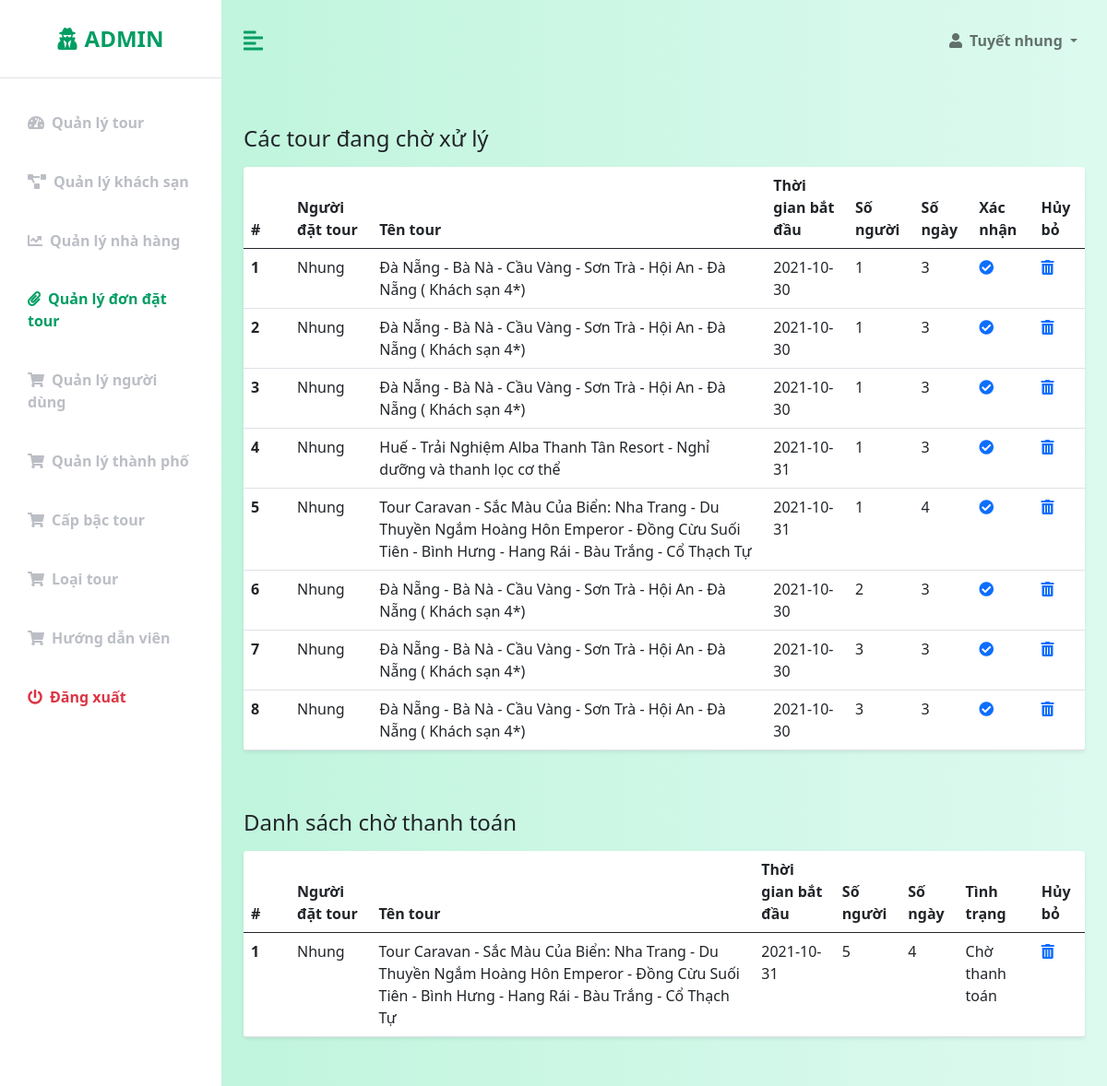
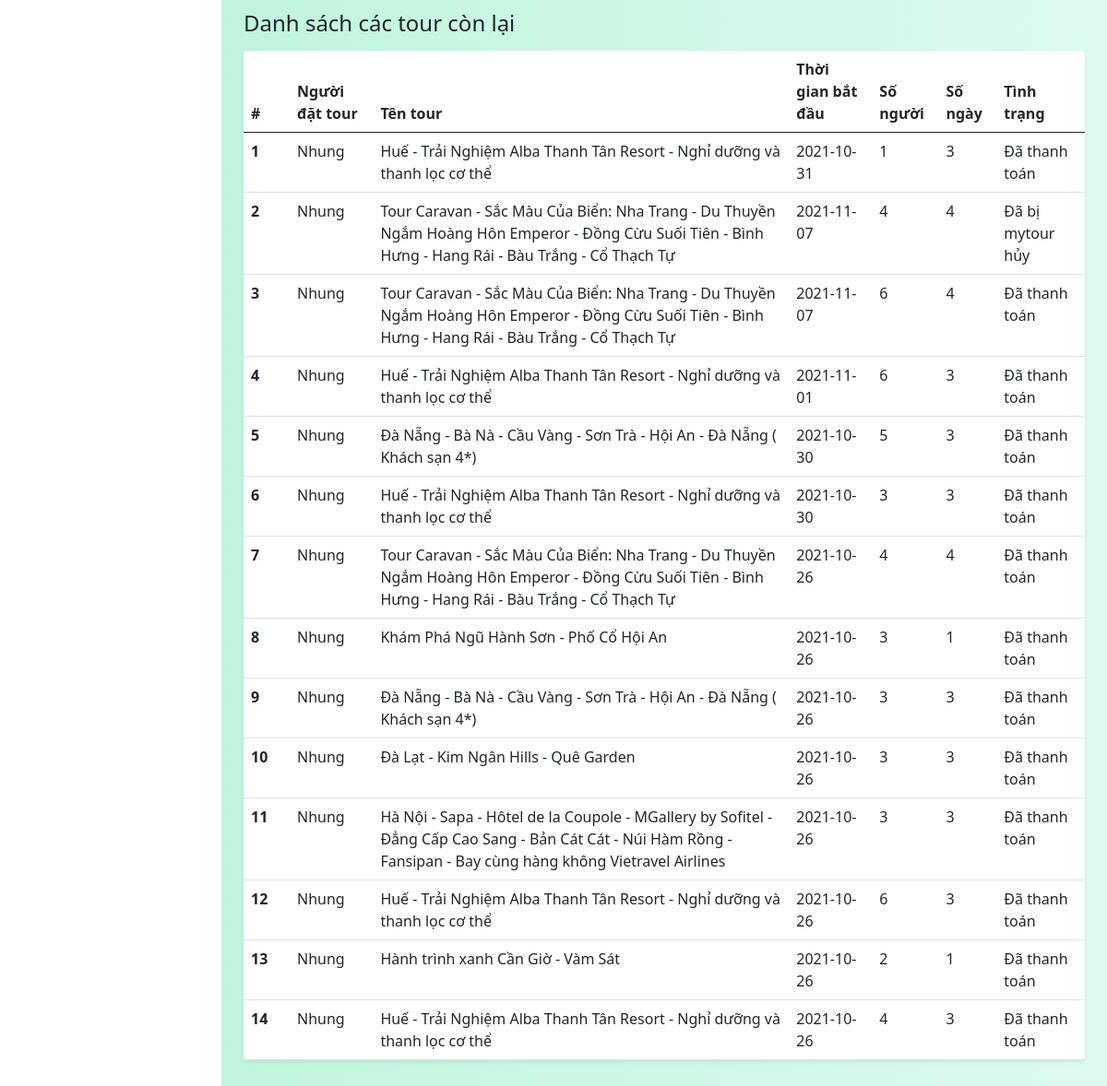
/admin/QLDDTour.php, run on an earlier commit of the app's database (2 pictures, top to bottom).
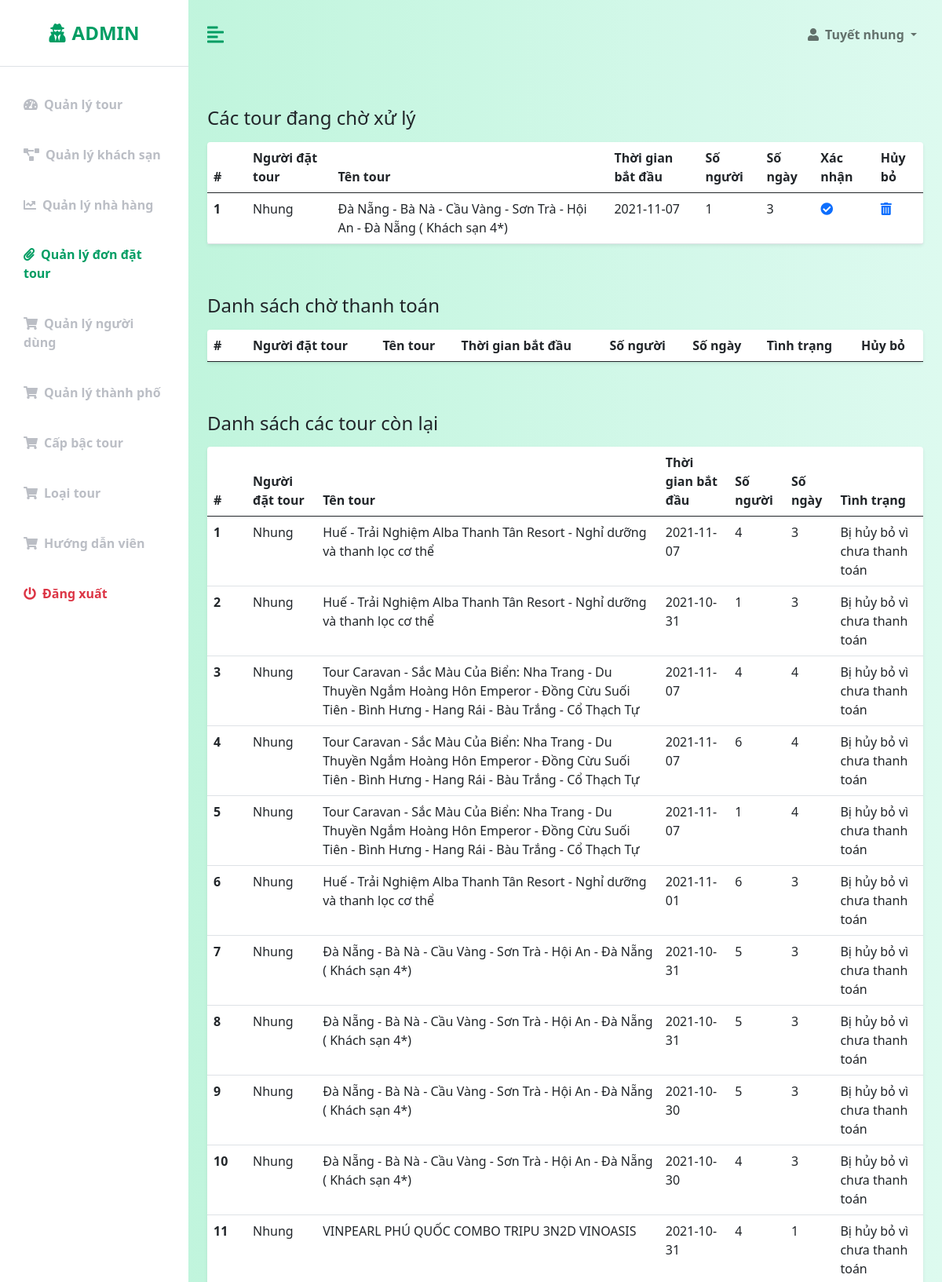
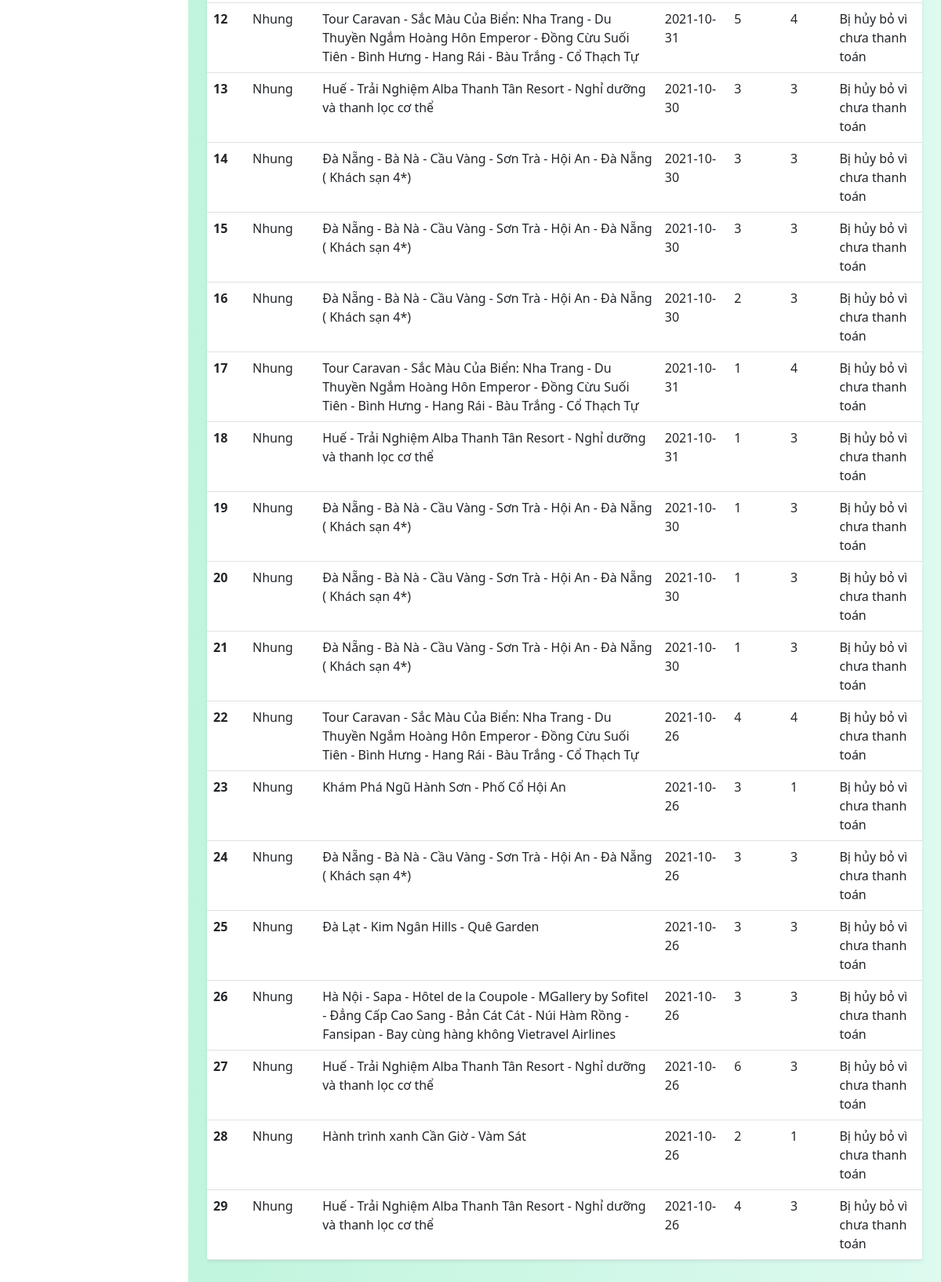
And on a later commit of the database (2 pictures, top to bottom).
### tables this page shows
CREATE TABLE `orders` (
  `order_id` int(50) NOT NULL,
  `customer_id` int(50) NOT NULL,
  `tour_id` int(50) NOT NULL,
  `start_time` date NOT NULL,
  `people` int(10) NOT NULL,
  `validation` int(1) NOT NULL,
  `payment` int(1) NOT NULL,
  `date_created` datetime NOT NULL DEFAULT current_timestamp()
);

CREATE TABLE `customers` (
  `customer_id` int(11) NOT NULL,
  `user_name` varchar(50) NOT NULL,
  `password` varchar(50) NOT NULL,
  `email` varchar(50) NOT NULL,
  `birthday` datetime NOT NULL,
  `phone_number` varchar(10) NOT NULL,
  `name` varchar(50) NOT NULL,
  `gender` int(1) NOT NULL,
  `status` int(1) NOT NULL,
  `code` varchar(32) NOT NULL,
  `is_admin` int(10) NOT NULL,
  `date_created` datetime NOT NULL DEFAULT current_timestamp()
);

CREATE TABLE `tours` (
  `tour_id` int(11) NOT NULL,
  `tour_name` varchar(255) NOT NULL,
  `description` varchar(5000) DEFAULT NULL,
  `places` varchar(500) NOT NULL,
  `day_count` int(11) NOT NULL,
  `res_id` int(11) DEFAULT NULL,
  `hotel_id` int(11) DEFAULT NULL,
  `price_per_person` int(11) NOT NULL,
  `image_1` varchar(255) NOT NULL,
  `image_2` varchar(255) NOT NULL,
  `image_3` varchar(255) NOT NULL,
  `image_4` varchar(255) NOT NULL,
  `city_id` int(11) NOT NULL,
  `tour_guide_id` int(11) DEFAULT NULL,
  `tour_type_id` int(10) NOT NULL,
  `tour_rank_id` int(10) NOT NULL,
  `travel_schedule` text DEFAULT NULL,
  `max` int(11) NOT NULL DEFAULT 6
);

### config/database-function.php (called while the page is built, shortened)
<?php
    require_once('database-connection.php');
    function simpleQuery($sql, bool $isGet = true, $params = []){
        global $conn;
        $stmt = $conn -> prepare($sql);
        if(count($params) > 0){
            $types = '';
            foreach($params as $v){
                if(is_int($v)){
                    $types = $types.'i';
                }else if(is_double($v)){
                    $types = $types.'d';
                }else{
                    $types = $types.'s';
                }
            }
            $values = array_values($params);
            $stmt -> bind_param($types, ...$values);
        }
        $stmt -> execute();
        if($isGet){
            $record = $stmt -> get_result() -> fetch_all(MYSQLI_ASSOC);
            return $record;
        }else{
            return $stmt;
        }
    }
?>

### admin/QLDDTour.php (the view, shortened to what the changed rows need)
<?php
    require('templates-admin/header.php');
?>
            <div class="container-fluid px-4">
                <div class="row my-5">
                    <div class="col">
                        <table class="table bg-white rounded shadow-sm  table-hover">
                            <thead>
                                <tr>
                                    <th scope="col" width="50">#</th>
                                    <th scope="col">Người đặt tour</th>
                                    <th scope="col">Tên tour</th>
                                    <th scope="col">Thời gian bắt đầu</th>
                                    <th scope="col">Số người</th>
                                    <th scope="col">Số ngày</th>
                                    <th scope="col">Xác nhận</th>
                                    <th scope="col">Hủy bỏ</th>
                                </tr>
                            </thead>
                            <tbody>
                                <?php
                                    $sql = "select * from orders, tours, customers where orders.customer_id = customers.customer_id and orders.tour_id = tours.tour_id and orders.validation = 0";
                                    $rows = simpleQuery($sql);
                                    $i = 1;
                                    foreach($rows as $row){
                                        echo '
                                            <tr>
                                                <th scope="row">'.$i.'</th>
                                                <td>'.$row["user_name"].'</td>
                                                <td>'.$row["tour_name"].'</td>
                                                <td>'.$row["start_time"].'</td>
                                                <td>'.$row["people"].'</td>
                                                <td>'.$row["day_count"].'</td>
                                                <td><a href="QLDDTour.php?val=&order_id='.$row["order_id"].'" id="check_tick"><i class="fas fa-check-circle"></i></a></td>
                                                <td><a href="QLDDTour.php?cancel=&order_id='.$row["order_id"].'"><i class="fas fa-trash-alt"></i></a></td>
                                            </tr>
                                        ';
                                        $i++;
                                    }
                                ?>
                            </tbody>
                        </table>
                    </div>
                </div>
                <div class="row my-5">
                    <div class="col">
                        <table class="table bg-white rounded shadow-sm  table-hover">
                            <thead>
                                <tr>
                                    <th scope="col" width="50">#</th>
                                    <th scope="col">Người đặt tour</th>
                                    <th scope="col">Tên tour</th>
                                    <th scope="col">Thời gian bắt đầu</th>
                                    <th scope="col">Số người</th>
                                    <th scope="col">Số ngày</th>
                                    <th scope="col">Tình trạng</th>
                                    <th scope="col">Hủy bỏ</th>
                                </tr>
                            </thead>
                            <tbody>
                                <?php
                                    $sql = "select * from orders, tours, customers where orders.customer_id = customers.customer_id and orders.tour_id = tours.tour_id and orders.validation = 1 and orders.payment = 0 order by orders.order_id desc";
                                    $rows = simpleQuery($sql);
                                    $i = 1;
                                    foreach($rows as $row){
                                        echo '
                                            <tr>
                                                <th scope="row">'.$i.'</th>
                                                <td>'.$row["user_name"].'</td>
                                                <td>'.$row["tour_name"].'</td>
                                                <td>'.$row["start_time"].'</td>
                                                <td>'.$row["people"].'</td>
                                                <td>'.$row["day_count"].'</td>
                                                <td>Chờ thanh toán</td>
                                                <td><a href="QLDDTour.php?cancel=&order_id='.$row["order_id"].'"><i class="fas fa-trash-alt"></i></a></td>
                                            </tr>
                                        ';
                                        $i++;
                                    }
                                ?>
                            </tbody>
                        </table>
                    </div>
                </div>
                <div class="row my-5">
                    <div class="col">
                        <table class="table bg-white rounded shadow-sm  table-hover">
                            <thead>
                                <tr>
                                    <th scope="col" width="50">#</th>
                                    <th scope="col">Người đặt tour</th>
                                    <th scope="col">Tên tour</th>
                                    <th scope="col">Thời gian bắt đầu</th>
                                    <th scope="col">Số người</th>
                                    <th scope="col">Số ngày</th>
                                    <th scope="col">Tình trạng</th>
                                </tr>
                            </thead>
                            <tbody>
                                <?php
                                    $sql = "select * from orders, tours, customers where orders.customer_id = customers.customer_id and orders.tour_id = tours.tour_id and orders.validation > 0 and orders.payment > 0 order by orders.order_id desc";
                                    $rows = simpleQuery($sql);
                                    $i = 1;
                                    foreach($rows as $row){
                                        echo '
                                            <tr>
                                                <th scope="row">'.$i.'</th>
                                                <td>'.$row["user_name"].'</td>
                                                <td>'.$row["tour_name"].'</td>
                                                <td>'.$row["start_time"].'</td>
                                                <td>'.$row["people"].'</td>
                                                <td>'.$row["day_count"].'</td>
                                                <td>';
                                                    if($row["validation"] == 0){
                                                        echo "Đang chờ mytour xử lý";
                                                    }else if($row["validation"] == 2){
                                                        echo "Đã bị mytour hủy";
                                                    }else{
                                                        if($row["payment"] == 0){
                                                            echo "Chưa thanh toán";
                                                        }else if($row["payment"] == 1){
                                                            echo "Đã thanh toán";
                                                        }else{
                                                            echo "Bị hủy bỏ vì chưa thanh toán";
                                                        }
                                                    }
                                                echo '</td>
                                            </tr>
                                        ';
                                        $i++;
                                    }
                                ?>
                            </tbody>
                        </table>
                    </div>
                </div>
<?php
    include('templates-admin/footer.php')
?>

What changed in the data, as far as the page shows it:
added orders: customer.user_name "Nhung", tour.tour_name "Đà Nẵng - Bà Nà - Cầu Vàng - Sơn Trà - Hội An - Đà Nẵng ( Khách sạn 4*)", start_time "2021-11-07", people "1", tour.day_count "3", shown under "Các tour đang chờ xử lý"
now on this page (row edited): orders: customer.user_name "Nhung", tour.tour_name "Huế - Trải Nghiệm Alba Thanh Tân Resort - Nghỉ dưỡng và thanh lọc cơ thể", start_time "2021-11-07", people "4", tour.day_count "3", validation "Bị hủy bỏ vì chưa thanh toán", shown under "Danh sách các tour còn lại"
changed orders (number 3 of 30 on the later page): payment "Đã thanh toán" → "Bị hủy bỏ vì chưa thanh toán"
changed orders (number 4 of 30 on the later page): validation "Đã bị mytour hủy" → "Bị hủy bỏ vì chưa thanh toán"
changed orders (number 5 of 30 on the later page): payment "Đã thanh toán" → "Bị hủy bỏ vì chưa thanh toán"
now on this page (row edited): orders: customer.user_name "Nhung", tour.tour_name "Tour Caravan - Sắc Màu Của Biển: Nha Trang - Du Thuyền Ngắm Hoàng Hôn Emperor - Đồng Cừu Suối Tiên - Bình Hưng - Hang Rái - Bàu Trắng - Cổ Thạch Tự", start_time "2021-11-07", people "1", tour.day_count "4", validation "Bị hủy bỏ vì chưa thanh toán", shown under "Danh sách các tour còn lại"
changed orders (number 7 of 30 on the later page): payment "Đã thanh toán" → "Bị hủy bỏ vì chưa thanh toán"
now on this page (row edited): orders: customer.user_name "Nhung", tour.tour_name "Đà Nẵng - Bà Nà - Cầu Vàng - Sơn Trà - Hội An - Đà Nẵng ( Khách sạn 4*)", start_time "2021-10-31", people "5", tour.day_count "3", validation "Bị hủy bỏ vì chưa thanh toán", shown under "Danh sách các tour còn lại"
now on this page (row edited): orders: customer.user_name "Nhung", tour.tour_name "Đà Nẵng - Bà Nà - Cầu Vàng - Sơn Trà - Hội An - Đà Nẵng ( Khách sạn 4*)", start_time "2021-10-31", people "5", tour.day_count "3", validation "Bị hủy bỏ vì chưa thanh toán", shown under "Danh sách các tour còn lại"
changed orders (number 10 of 30 on the later page): payment "Đã thanh toán" → "Bị hủy bỏ vì chưa thanh toán"
now on this page (row edited): orders: customer.user_name "Nhung", tour.tour_name "Đà Nẵng - Bà Nà - Cầu Vàng - Sơn Trà - Hội An - Đà Nẵng ( Khách sạn 4*)", start_time "2021-10-30", people "4", tour.day_count "3", validation "Bị hủy bỏ vì chưa thanh toán", shown under "Danh sách các tour còn lại"
now on this page (row edited): orders: customer.user_name "Nhung", tour.tour_name "VINPEARL PHÚ QUỐC COMBO TRIPU 3N2D VINOASIS", start_time "2021-10-31", people "4", tour.day_count "1", validation "Bị hủy bỏ vì chưa thanh toán", shown under "Danh sách các tour còn lại"
changed orders (number 13 of 30 on the later page): moves from the list under "Danh sách chờ thanh toán" to the list under "Danh sách các tour còn lại"
changed orders (number 14 of 30 on the later page): payment "Đã thanh toán" → "Bị hủy bỏ vì chưa thanh toán"
changed orders (number 15 of 30 on the later page): moves from the list under "Các tour đang chờ xử lý" to the list under "Danh sách các tour còn lại"
changed orders (number 16 of 30 on the later page): moves from the list under "Các tour đang chờ xử lý" to the list under "Danh sách các tour còn lại"
changed orders (number 17 of 30 on the later page): moves from the list under "Các tour đang chờ xử lý" to the list under "Danh sách các tour còn lại"
changed orders (number 18 of 30 on the later page): moves from the list under "Các tour đang chờ xử lý" to the list under "Danh sách các tour còn lại"
changed orders (number 19 of 30 on the later page): moves from the list under "Các tour đang chờ xử lý" to the list under "Danh sách các tour còn lại"
changed orders (number 20 of 30 on the later page): moves from the list under "Các tour đang chờ xử lý" to the list under "Danh sách các tour còn lại"
changed orders (number 21 of 30 on the later page): moves from the list under "Các tour đang chờ xử lý" to the list under "Danh sách các tour còn lại"
changed orders (number 22 of 30 on the later page): moves from the list under "Các tour đang chờ xử lý" to the list under "Danh sách các tour còn lại"
changed orders (number 23 of 30 on the later page): payment "Đã thanh toán" → "Bị hủy bỏ vì chưa thanh toán"
changed orders "Khám Phá Ngũ Hành Sơn - Phố Cổ Hội An": payment "Đã thanh toán" → "Bị hủy bỏ vì chưa thanh toán"
changed orders (number 25 of 30 on the later page): payment "Đã thanh toán" → "Bị hủy bỏ vì chưa thanh toán"
changed orders "Đà Lạt - Kim Ngân Hills - Quê Garden": payment "Đã thanh toán" → "Bị hủy bỏ vì chưa thanh toán"
changed orders (number 27 of 30 on the later page): payment "Đã thanh toán" → "Bị hủy bỏ vì chưa thanh toán"
changed orders (number 28 of 30 on the later page): payment "Đã thanh toán" → "Bị hủy bỏ vì chưa thanh toán"
changed orders "Hành trình xanh Cần Giờ - Vàm Sát": payment "Đã thanh toán" → "Bị hủy bỏ vì chưa thanh toán"
changed orders (number 30 of 30 on the later page): payment "Đã thanh toán" → "Bị hủy bỏ vì chưa thanh toán"
